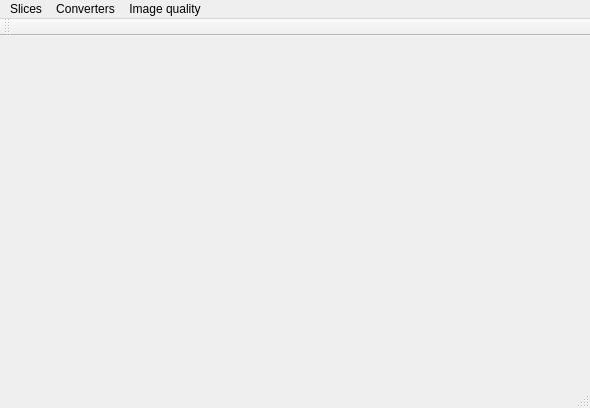
<?xml version="1.0" encoding="UTF-8"?>
<ui version="4.0">
 <class>ImagingToolMain</class>
 <widget class="QMainWindow" name="ImagingToolMain">
  <property name="geometry">
   <rect>
    <x>0</x>
    <y>0</y>
    <width>590</width>
    <height>408</height>
   </rect>
  </property>
  <property name="windowTitle">
   <string>ImagingToolMain</string>
  </property>
  <widget class="QWidget" name="centralWidget">
   <widget class="QtAddons::QtLogViewer" name="logviewer" native="true">
    <property name="geometry">
     <rect>
      <x>10</x>
      <y>10</y>
      <width>571</width>
      <height>331</height>
     </rect>
    </property>
   </widget>
  </widget>
  <widget class="QMenuBar" name="menuBar">
   <property name="geometry">
    <rect>
     <x>0</x>
     <y>0</y>
     <width>590</width>
     <height>22</height>
    </rect>
   </property>
   <widget class="QMenu" name="menuSlices">
    <property name="title">
     <string>Slices</string>
    </property>
    <addaction name="actionMerge_volume"/>
    <addaction name="actionReslice"/>
   </widget>
   <widget class="QMenu" name="menuConverters">
    <property name="title">
     <string>Converters</string>
    </property>
    <addaction name="actionConvertFiles"/>
    <addaction name="actionGeneric_to_TIFF"/>
   </widget>
   <widget class="QMenu" name="menuImage_quality">
    <property name="title">
     <string>Image quality</string>
    </property>
    <addaction name="actionMTF"/>
    <addaction name="actionFourier_shell_analysis"/>
    <addaction name="actionIAEA_contrast"/>
   </widget>
   <addaction name="menuSlices"/>
   <addaction name="menuConverters"/>
   <addaction name="menuImage_quality"/>
  </widget>
  <widget class="QToolBar" name="mainToolBar">
   <attribute name="toolBarArea">
    <enum>TopToolBarArea</enum>
   </attribute>
   <attribute name="toolBarBreak">
    <bool>false</bool>
   </attribute>
  </widget>
  <widget class="QStatusBar" name="statusBar"/>
  <action name="actionMerge_volume">
   <property name="text">
    <string>Merge volume</string>
   </property>
  </action>
  <action name="actionReslice">
   <property name="text">
    <string>Reslice</string>
   </property>
  </action>
  <action name="actionConvertFiles">
   <property name="text">
    <string>Convert files</string>
   </property>
  </action>
  <action name="actionGeneric_to_TIFF">
   <property name="text">
    <string>Generic to TIFF</string>
   </property>
  </action>
  <action name="actionTIFF_to_vtk">
   <property name="text">
    <string>TIFF to vtk</string>
   </property>
  </action>
  <action name="actionIAEA_contrast">
   <property name="text">
    <string>IAEA contrast</string>
   </property>
  </action>
  <action name="actionMTF">
   <property name="text">
    <string>MTF</string>
   </property>
  </action>
  <action name="actionFourier_shell_analysis">
   <property name="text">
    <string>Fourier shell analysis</string>
   </property>
  </action>
 </widget>
 <layoutdefault spacing="6" margin="11"/>
 <customwidgets>
  <customwidget>
   <class>QtAddons::QtLogViewer</class>
   <extends>QWidget</extends>
   <header location="global">qtlogviewer.h</header>
   <container>1</container>
  </customwidget>
 </customwidgets>
 <resources/>
 <connections/>
</ui>
